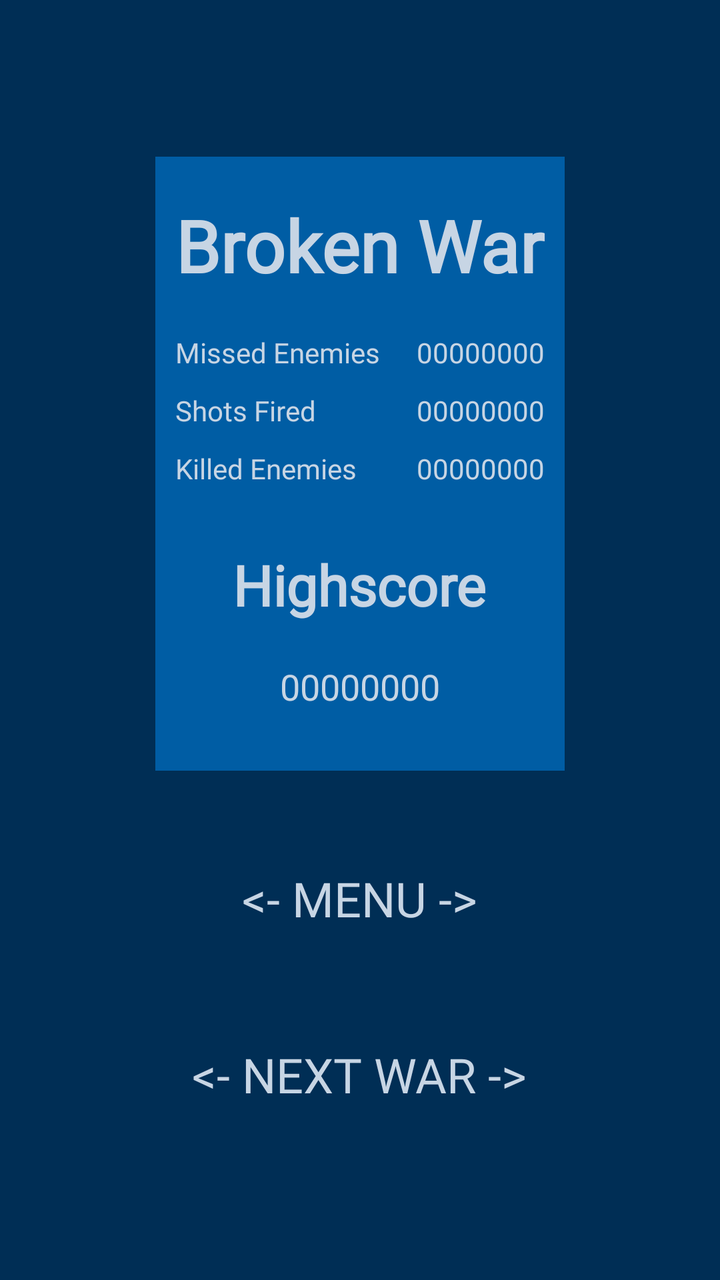
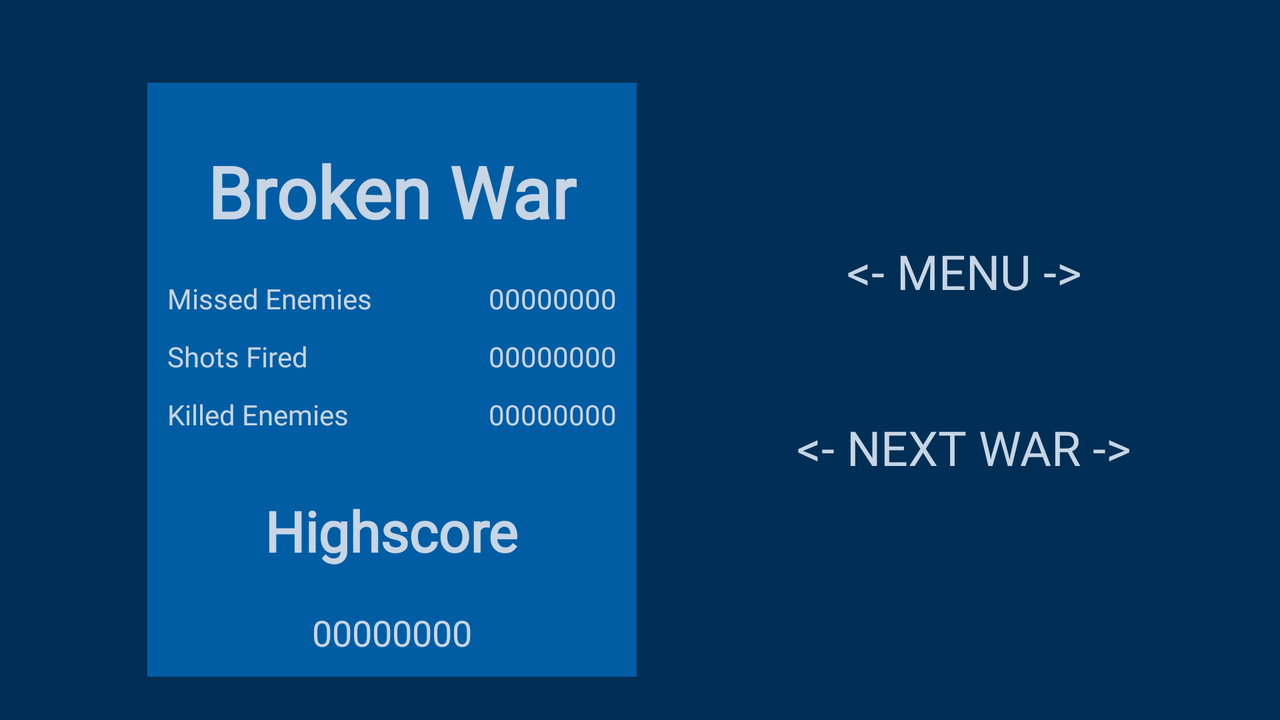

An Android layout and its configuration variant, each rendered on a device that would load it. The default file and the variant file are quoted in full after the pictures.
<!-- AndroidManifest.xml: application theme AppTheme -->
<!-- res/layout/over_screen.xml -->
<?xml version="1.0" encoding="utf-8"?>
<LinearLayout
    xmlns:android="http://schemas.android.com/apk/res/android"
    xmlns:app="http://schemas.android.com/apk/res-auto"
    xmlns:tools="http://schemas.android.com/tools"
    android:id="@+id/over_screen"
    android:layout_width="match_parent"
    android:layout_height="match_parent"
    tools:context=".gameOverScreen.GameOverScreen"
    android:orientation="vertical"
    android:gravity="center"
    android:background="@color/colorBackground"
    >

    <ScrollView
        android:layout_width="match_parent"
        android:layout_height="match_parent">

        <LinearLayout
            android:layout_width="match_parent"
            android:layout_height="wrap_content"
            android:gravity="center_horizontal"
            android:layout_gravity="center"
            android:orientation="vertical">

            <LinearLayout
                android:layout_width="wrap_content"
                android:layout_height="wrap_content"
                android:background="@color/colorAccent"
                android:gravity="center"
                android:orientation="vertical"
                android:padding="10dp">

                <TextView
                    android:id="@+id/broken_war_label"
                    android:layout_width="wrap_content"
                    android:layout_height="wrap_content"
                    android:layout_marginTop="10dp"
                    android:layout_marginBottom="20dp"
                    android:fontFamily="@font/rm_regular"
                    android:text="@string/broken_war"
                    android:textColor="@color/colorFont"
                    android:textSize="36sp"
                    android:textStyle="bold" />

                <LinearLayout
                    android:layout_width="match_parent"
                    android:layout_height="wrap_content"
                    android:layout_marginBottom="10dp"
                    android:orientation="horizontal">

                    <TextView
                        android:id="@+id/enemies_missed_label"
                        android:layout_width="wrap_content"
                        android:layout_height="wrap_content"
                        android:fontFamily="@font/rm_regular"
                        android:text="@string/missed_enemies"
                        android:textAlignment="textStart"
                        android:textColor="@color/colorFont"
                        android:textSize="14sp"
                        tools:ignore="RtlCompat" />

                    <TextView
                        android:id="@+id/missed_enemies_score_label"
                        android:layout_width="match_parent"
                        android:layout_height="wrap_content"
                        android:fontFamily="@font/rm_regular"
                        android:text="@string/just_zeros"
                        android:textAlignment="textEnd"
                        android:textColor="@color/colorFont" />
                </LinearLayout>

                <LinearLayout
                    android:layout_width="match_parent"
                    android:layout_height="wrap_content"
                    android:layout_marginBottom="10dp"
                    android:orientation="horizontal">

                    <TextView
                        android:id="@+id/shots_fired_label"
                        android:layout_width="wrap_content"
                        android:layout_height="wrap_content"
                        android:fontFamily="@font/rm_regular"
                        android:text="@string/shots_fired"
                        android:textAlignment="textStart"
                        android:textColor="@color/colorFont"
                        android:textSize="14sp"
                        tools:ignore="RtlCompat" />

                    <TextView
                        android:id="@+id/shots_fired_score_label"
                        android:layout_width="match_parent"
                        android:layout_height="wrap_content"
                        android:fontFamily="@font/rm_regular"
                        android:text="@string/just_zeros"
                        android:textAlignment="textEnd"
                        android:textColor="@color/colorFont" />
                </LinearLayout>

                <LinearLayout
                    android:layout_width="match_parent"
                    android:layout_height="wrap_content"
                    android:layout_marginBottom="10dp"
                    android:orientation="horizontal">

                    <TextView
                        android:id="@+id/killed_enemies_label"
                        android:layout_width="wrap_content"
                        android:layout_height="wrap_content"
                        android:fontFamily="@font/rm_regular"
                        android:text="@string/killed_enemies"
                        android:textAlignment="textStart"
                        android:textColor="@color/colorFont"
                        android:textSize="14sp"
                        tools:ignore="RtlCompat" />

                    <TextView
                        android:id="@+id/killed_enemies_score_label"
                        android:layout_width="match_parent"
                        android:layout_height="wrap_content"
                        android:fontFamily="@font/rm_regular"
                        android:text="@string/just_zeros"
                        android:textAlignment="textEnd"
                        android:textColor="@color/colorFont" />
                </LinearLayout>

                <TextView
                    android:id="@+id/high_score_label"
                    android:layout_width="wrap_content"
                    android:layout_height="wrap_content"
                    android:layout_margin="20dp"
                    android:fontFamily="@font/rm_regular"
                    android:text="@string/highscore"
                    android:textColor="@color/colorFont"
                    android:textSize="28sp"
                    android:textStyle="bold" />

                <TextView
                    android:id="@+id/show_high_score_label"
                    android:layout_width="wrap_content"
                    android:layout_height="wrap_content"
                    android:fontFamily="@font/rm_regular"
                    android:text="@string/just_zeros"
                    android:textAlignment="center"
                    android:layout_marginBottom="20dp"
                    android:textColor="@color/colorFont"
                    android:textSize="18sp" />
            </LinearLayout>

            <LinearLayout
                android:layout_width="match_parent"
                android:layout_height="match_parent"
                android:gravity="center"
                android:orientation="vertical">

                <Button
                    android:id="@+id/over_menu_button"
                    style="@style/Widget.AppCompat.Button.Borderless"
                    android:layout_width="wrap_content"
                    android:layout_height="wrap_content"
                    android:layout_marginTop="40dp"
                    android:background="@color/colorBackground"
                    android:fontFamily="@font/rm_regular"
                    android:onClick="onClick"
                    android:text="@string/menu"
                    android:textColor="@color/colorFont"
                    android:textSize="24sp" />

                <Button
                    android:id="@+id/next_war_button"
                    style="@style/Widget.AppCompat.Button.Borderless"
                    android:layout_width="wrap_content"
                    android:layout_height="wrap_content"
                    android:layout_marginTop="40dp"
                    android:background="@color/colorBackground"
                    android:fontFamily="@font/rm_regular"
                    android:onClick="onClick"
                    android:text="@string/next_war"
                    android:textColor="@color/colorFont"
                    android:textSize="24sp" />
            </LinearLayout>

        </LinearLayout>

    </ScrollView>


</LinearLayout>
<!-- resources referenced by this layout -->
<resources>
  <color name="colorAccent">#005DA4</color>
  <color name="colorBackground">#002E55</color>
  <color name="colorFont">#C7D5E4</color>
  <string name="broken_war">Broken War</string>
  <string name="highscore">Highscore</string>
  <string name="just_zeros">00000000</string>
  <string name="killed_enemies">Killed Enemies</string>
  <string name="menu">&lt;- Menu -&gt;</string>
  <string name="missed_enemies">Missed Enemies</string>
  <string name="next_war">&lt;- Next War -&gt;</string>
  <string name="shots_fired">Shots Fired</string>
  <style name="AppTheme" parent="Theme.AppCompat.Light.DarkActionBar">
          
          <item name="colorPrimary">@color/colorBackground</item>
          <item name="colorPrimaryDark">@color/colorPrimaryDark</item>
          <item name="colorAccent">@color/colorAccent</item>
          <item name="windowActionBar">false</item>
          <item name="windowNoTitle">true</item>
          <item name="android:windowFullscreen">true</item>
      </style>
  <color name="colorPrimaryDark">#00457A</color>
</resources>
<!-- res/layout-land/over_screen.xml (the repository's variant of the layout above) -->
<!-- drawn on the phone turned sideways -->
<?xml version="1.0" encoding="utf-8"?>
<LinearLayout
    xmlns:android="http://schemas.android.com/apk/res/android"
    xmlns:app="http://schemas.android.com/apk/res-auto"
    xmlns:tools="http://schemas.android.com/tools"
    android:id="@+id/over_screen"
    android:layout_width="match_parent"
    android:layout_height="match_parent"
    tools:context=".gameOverScreen.GameOverScreen"
    android:orientation="vertical"
    android:gravity="center"
    android:background="@color/colorBackground"
    >

    <ScrollView
        android:layout_width="match_parent"
        android:layout_height="match_parent">

        <LinearLayout
            android:layout_width="wrap_content"
            android:layout_height="wrap_content"
            android:layout_gravity="center"
            android:orientation="horizontal">

            <LinearLayout
                android:layout_width="wrap_content"
                android:layout_height="wrap_content"
                android:layout_marginTop="20dp"
                android:background="@color/colorAccent"
                android:gravity="center"
                android:orientation="vertical"
                android:padding="10dp"
                android:layout_marginEnd="40dp">

                <TextView
                    android:id="@+id/broken_war_label"
                    android:layout_width="wrap_content"
                    android:layout_height="wrap_content"
                    android:layout_margin="20dp"
                    android:fontFamily="@font/rm_regular"
                    android:text="@string/broken_war"
                    android:textColor="@color/colorFont"
                    android:textSize="36sp"
                    android:textStyle="bold" />

                <LinearLayout
                    android:layout_width="match_parent"
                    android:layout_height="wrap_content"
                    android:layout_marginBottom="10dp"
                    android:orientation="horizontal">

                    <TextView
                        android:id="@+id/enemies_missed_label"
                        android:layout_width="wrap_content"
                        android:layout_height="wrap_content"
                        android:fontFamily="@font/rm_regular"
                        android:text="@string/missed_enemies"
                        android:textAlignment="textStart"
                        android:textColor="@color/colorFont"
                        android:textSize="14sp"
                        tools:ignore="RtlCompat" />

                    <TextView
                        android:id="@+id/missed_enemies_score_label"
                        android:layout_width="match_parent"
                        android:layout_height="wrap_content"
                        android:fontFamily="@font/rm_regular"
                        android:text="@string/just_zeros"
                        android:textAlignment="textEnd"
                        android:textColor="@color/colorFont" />
                </LinearLayout>

                <LinearLayout
                    android:layout_width="match_parent"
                    android:layout_height="wrap_content"
                    android:layout_marginBottom="10dp"
                    android:orientation="horizontal">

                    <TextView
                        android:id="@+id/shots_fired_label"
                        android:layout_width="wrap_content"
                        android:layout_height="wrap_content"
                        android:fontFamily="@font/rm_regular"
                        android:text="@string/shots_fired"
                        android:textAlignment="textStart"
                        android:textColor="@color/colorFont"
                        android:textSize="14sp"
                        tools:ignore="RtlCompat" />

                    <TextView
                        android:id="@+id/shots_fired_score_label"
                        android:layout_width="match_parent"
                        android:layout_height="wrap_content"
                        android:fontFamily="@font/rm_regular"
                        android:text="@string/just_zeros"
                        android:textAlignment="textEnd"
                        android:textColor="@color/colorFont" />
                </LinearLayout>

                <LinearLayout
                    android:layout_width="match_parent"
                    android:layout_height="wrap_content"
                    android:layout_marginBottom="10dp"
                    android:orientation="horizontal">

                    <TextView
                        android:id="@+id/killed_enemies_label"
                        android:layout_width="wrap_content"
                        android:layout_height="wrap_content"
                        android:fontFamily="@font/rm_regular"
                        android:text="@string/killed_enemies"
                        android:textAlignment="textStart"
                        android:textColor="@color/colorFont"
                        android:textSize="14sp"
                        tools:ignore="RtlCompat" />

                    <TextView
                        android:id="@+id/killed_enemies_score_label"
                        android:layout_width="match_parent"
                        android:layout_height="wrap_content"
                        android:fontFamily="@font/rm_regular"
                        android:text="@string/just_zeros"
                        android:textAlignment="textEnd"
                        android:textColor="@color/colorFont" />
                </LinearLayout>

                <TextView
                    android:id="@+id/high_score_label"
                    android:layout_width="wrap_content"
                    android:layout_height="wrap_content"
                    android:layout_margin="20dp"
                    android:fontFamily="@font/rm_regular"
                    android:text="@string/highscore"
                    android:textColor="@color/colorFont"
                    android:textSize="28sp"
                    android:textStyle="bold" />

                <TextView
                    android:id="@+id/show_high_score_label"
                    android:layout_width="wrap_content"
                    android:layout_height="wrap_content"
                    android:fontFamily="@font/rm_regular"
                    android:text="@string/just_zeros"
                    android:textAlignment="center"
                    android:textColor="@color/colorFont"
                    android:textSize="18sp" />
            </LinearLayout>

            <LinearLayout
                android:layout_width="wrap_content"
                android:layout_height="match_parent"
                android:layout_gravity="center"
                android:gravity="center"
                android:orientation="vertical"
                android:layout_marginStart="40dp">

                <Button
                    android:id="@+id/over_menu_button"
                    style="@style/Widget.AppCompat.Button.Borderless"
                    android:layout_width="wrap_content"
                    android:layout_height="wrap_content"
                    android:background="@color/colorBackground"
                    android:fontFamily="@font/rm_regular"
                    android:onClick="onClick"
                    android:text="@string/menu"
                    android:textColor="@color/colorFont"
                    android:textSize="24sp" />

                <Button
                    android:id="@+id/next_war_button"
                    style="@style/Widget.AppCompat.Button.Borderless"
                    android:layout_width="wrap_content"
                    android:layout_height="wrap_content"
                    android:layout_marginTop="40dp"
                    android:background="@color/colorBackground"
                    android:fontFamily="@font/rm_regular"
                    android:onClick="onClick"
                    android:text="@string/next_war"
                    android:textColor="@color/colorFont"
                    android:textSize="24sp" />
            </LinearLayout>

        </LinearLayout>

    </ScrollView>


</LinearLayout>
